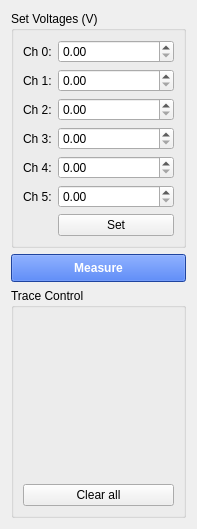
            <widget class="QWidget" name="single_scroll_contents">
             <property name="geometry">
              <rect>
               <x>0</x>
               <y>0</y>
               <width>197</width>
               <height>529</height>
              </rect>
             </property>
             <layout class="QVBoxLayout" name="vl_single_controls">
              <item>
               <widget class="QGroupBox" name="single_grp_voltages">
                <property name="sizePolicy">
                 <sizepolicy hsizetype="Preferred" vsizetype="Maximum">
                  <horstretch>0</horstretch>
                  <verstretch>0</verstretch>
                 </sizepolicy>
                </property>
                <property name="title">
                 <string>Set Voltages (V)</string>
                </property>
                <layout class="QFormLayout" name="fl_single_voltages">
                 <property name="sizeConstraint">
                  <enum>QLayout::SizeConstraint::SetDefaultConstraint</enum>
                 </property>
                 <item row="2" column="0">
                  <widget class="QLabel" name="label">
                   <property name="text">
                    <string>Ch 0:</string>
                   </property>
                  </widget>
                 </item>
                 <item row="2" column="1">
                  <widget class="QDoubleSpinBox" name="set_voltage_ch0">
                   <property name="text" stdset="0">
                    <string>0,00</string>
                   </property>
                  </widget>
                 </item>
                 <item row="3" column="0">
                  <widget class="QLabel" name="label_2">
                   <property name="text">
                    <string>Ch 1:</string>
                   </property>
                  </widget>
                 </item>
                 <item row="3" column="1">
                  <widget class="QDoubleSpinBox" name="set_voltage_ch1">
                   <property name="text" stdset="0">
                    <string>0,00</string>
                   </property>
                  </widget>
                 </item>
                 <item row="4" column="0">
                  <widget class="QLabel" name="label_3">
                   <property name="text">
                    <string>Ch 2:</string>
                   </property>
                  </widget>
                 </item>
                 <item row="4" column="1">
                  <widget class="QDoubleSpinBox" name="set_voltage_ch2">
                   <property name="text" stdset="0">
                    <string>0,00</string>
                   </property>
                  </widget>
                 </item>
                 <item row="5" column="0">
                  <widget class="QLabel" name="label_4">
                   <property name="text">
                    <string>Ch 3:</string>
                   </property>
                  </widget>
                 </item>
                 <item row="5" column="1">
                  <widget class="QDoubleSpinBox" name="set_voltage_ch3">
                   <property name="text" stdset="0">
                    <string>0,00</string>
                   </property>
                  </widget>
                 </item>
                 <item row="6" column="0">
                  <widget class="QLabel" name="label_5">
                   <property name="text">
                    <string>Ch 4:</string>
                   </property>
                  </widget>
                 </item>
                 <item row="6" column="1">
                  <widget class="QDoubleSpinBox" name="set_voltage_ch4">
                   <property name="text" stdset="0">
                    <string>0,00</string>
                   </property>
                  </widget>
                 </item>
                 <item row="7" column="0">
                  <widget class="QLabel" name="label_6">
                   <property name="text">
                    <string>Ch 5:</string>
                   </property>
                  </widget>
                 </item>
                 <item row="7" column="1">
                  <widget class="QDoubleSpinBox" name="set_voltage_ch5">
                   <property name="text" stdset="0">
                    <string>0,00</string>
                   </property>
                  </widget>
                 </item>
                 <item row="8" column="1">
                  <widget class="QPushButton" name="btn_set_voltages">
                   <property name="text">
                    <string>Set</string>
                   </property>
                  </widget>
                 </item>
                </layout>
               </widget>
              </item>
              <item>
               <widget class="QPushButton" name="btn_single_measure">
                <property name="styleSheet">
                 <string>background-color: #2b5fdf; color: white; font-weight: bold; padding: 6px;</string>
                </property>
                <property name="text">
                 <string>Measure</string>
                </property>
               </widget>
              </item>
              <item>
               <widget class="QGroupBox" name="single_grp_traces">
                <property name="sizePolicy">
                 <sizepolicy hsizetype="Preferred" vsizetype="Expanding">
                  <horstretch>0</horstretch>
                  <verstretch>1</verstretch>
                 </sizepolicy>
                </property>
                <property name="title">
                 <string>Trace Control</string>
                </property>
                <layout class="QVBoxLayout" name="vl_single_traces">
                 <property name="sizeConstraint">
                  <enum>QLayout::SizeConstraint::SetDefaultConstraint</enum>
                 </property>
                 <item>
                  <widget class="QWidget" name="single_trace_control_container" native="true">
                   <property name="sizePolicy">
                    <sizepolicy hsizetype="Preferred" vsizetype="Expanding">
                     <horstretch>0</horstretch>
                     <verstretch>0</verstretch>
                    </sizepolicy>
                   </property>
                   <property name="minimumSize">
                    <size>
                     <width>0</width>
                     <height>100</height>
                    </size>
                   </property>
                  </widget>
                 </item>
                 <item>
                  <layout class="QHBoxLayout" name="hl_trace_btns">
                   <item>
                    <widget class="QPushButton" name="single_btn_clear_traces">
                     <property name="text">
                      <string>Clear all</string>
                     </property>
                    </widget>
                   </item>
                  </layout>
                 </item>
                </layout>
               </widget>
              </item>
             </layout>
            </widget>
